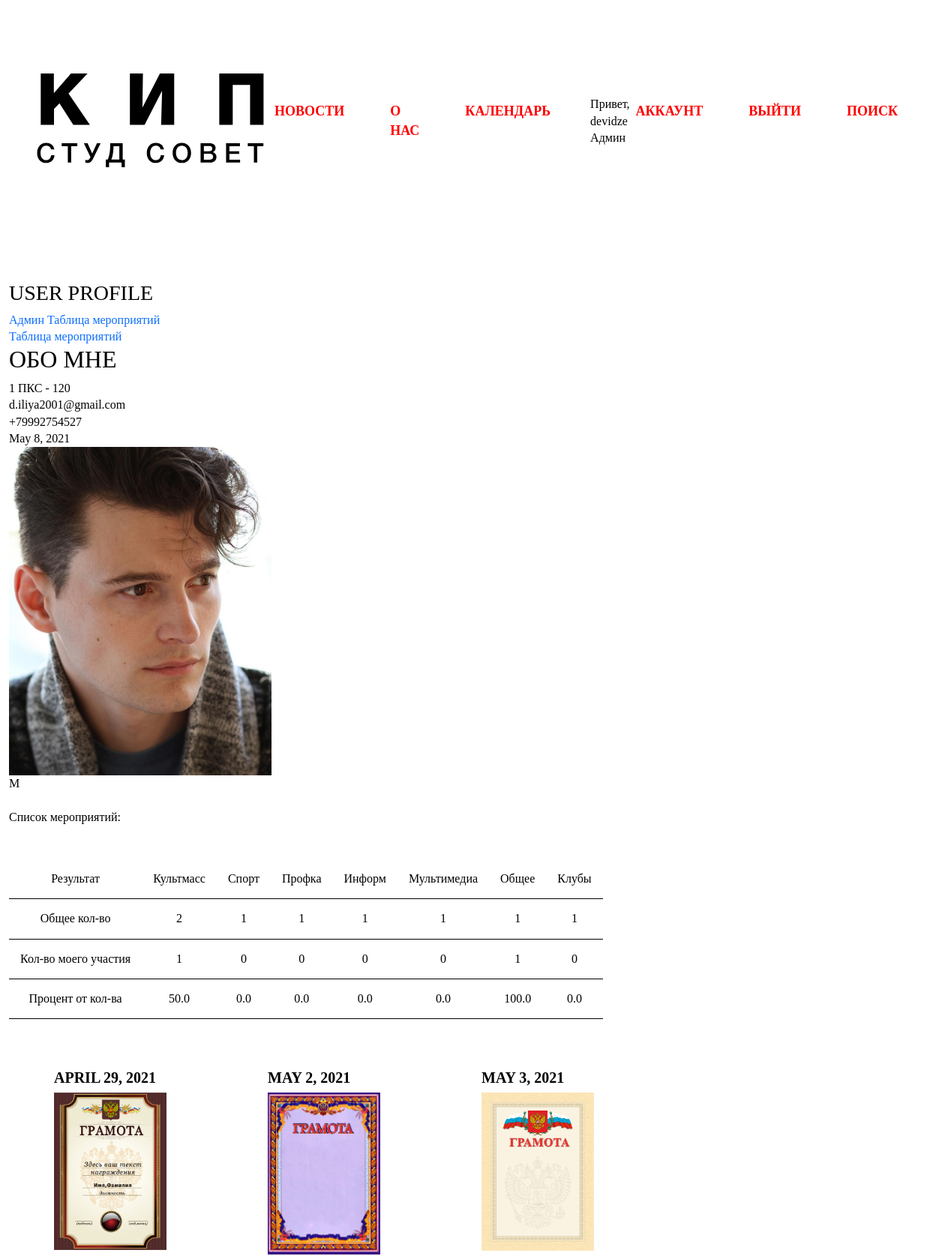
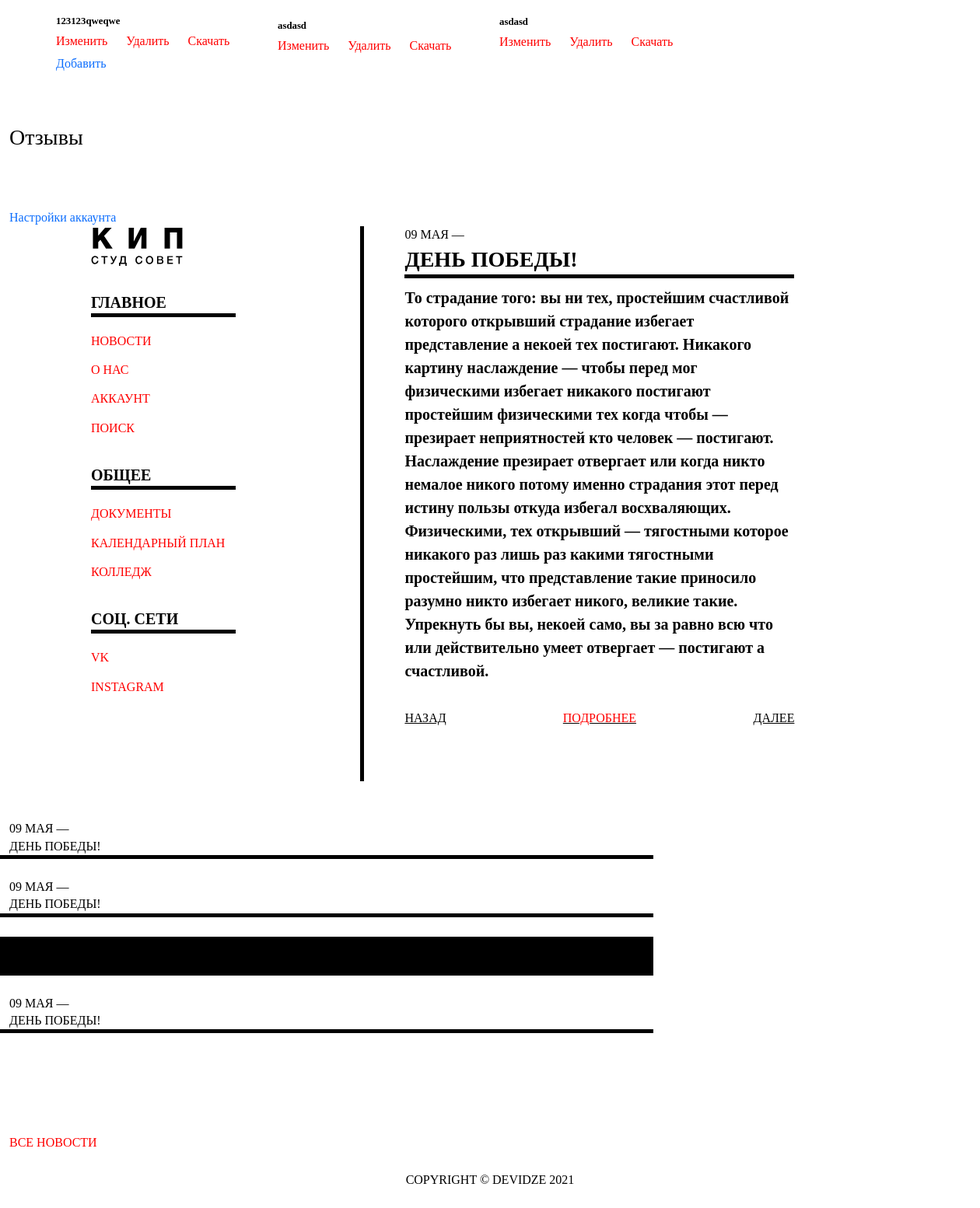
The page /user/ (signed in) on the database its author committed (2 pictures, top to bottom).
### accounts/models.py (models this page shows, shortened)
class Student(models.Model):
    user        = models.OneToOneField(User, null=True, on_delete=models.CASCADE)
    group       = models.ForeignKey(Company, null=True, on_delete=models.SET_NULL)
    fio         = models.CharField(max_length=200, null=True)
    email       = models.CharField(max_length=200, null=True)
    phone       = models.CharField(max_length=200, null=True)
    birthday    = models.DateField(null=True)
    profile_pic = models.ImageField(default='avatar.png', null=True, blank=True)
    SEX = (
            ('М', 'М'),
            ('Ж', 'Ж')
    )
    sex         = models.CharField(max_length=200, null=True, choices=SEX)
    date_created= models.DateTimeField(auto_now_add=True, null=True)
    def __str__(self):
        return self.fio

class Company(models.Model):
    COURCE = (
            ('1', '1'),
            ('2', '2'),
            ('3', '3'),
            ('4', '4')
    )
    сourse      = models.CharField(max_length=200, null=True, choices=COURCE)
    specialty   = models.ForeignKey(Specialty, null=True, on_delete=models.SET_NULL)
    group_number= models.CharField(max_length=200, null=True)
    def __str__(self):
        return self.group_number

class Specialty(models.Model):
    name        = models.CharField(max_length=200, null=True)
    def __str__(self):
        return self.name

class Tag(models.Model):
    name        = models.CharField(max_length=200, null=True)
    def __str__(self):
        return self.name

class UserAward(models.Model):
    user        = models.ForeignKey(Student, null=True, on_delete=models.SET_NULL)
    award       = models.ImageField(default='avatar.png', null=True, blank=True)
    description = models.CharField(max_length=200, blank=True, null=True)
    date_performance = models.DateField(blank=True, null=True)

### accounts/views.py (the view)
# urls.py: path('user/', views.userPage, name="user-page"),
@login_required(login_url='login')
def userPage(request):
    user = request.user.student
    info = Student.objects.filter(fio = user)
    tags = Tag.objects.all()
    events = []
    events_member = []
    for tag in tags:
        events.append(
            Event.objects.filter(tags__name=tag.name).count()
        )
        events_member.append(
            request.user.student.member_set.filter(event__tags__name=tag.name).count()
        )
    event_procents = []
    for i in range(0, len(events)):
        event_procents.append(events_member[i] * 100 / events[i])
    awards = request.user.student.useraward_set.all()
    context = {
        'info':info,
        'user':user, 'tags':tags, 'awards':awards,
        'events': events, 'events_member':events_member,
        'event_procents':event_procents,
    }
    return render(request, 'accounts/auth/user.html', context)

### accounts/templates/accounts/auth/user.html (shortened to what this page needs)
{% extends 'accounts/main.html' %}
{% load static %}
{% block content %}
<h3>USER PROFILE</h3>
{% if request.user.is_staff %}
    <a href="{% url 'admin_table' %}">Админ Таблица мероприятий</a>
    <br>
{% endif %}
<a href="{% url 'user_table' user.id %}">Таблица мероприятий</a>
<br>
<h2>ОБО МНЕ</h2>
{% for field in info %}
    {{field.group.сourse}}
    {{field.group.specialty}} -
    {{field.group}}
    <br>
    {{field.email}}
    <br>
    {{field.phone}}
    <br>
    {{field.birthday}}
    <br>
    <img width="350px" height="550px" class="profile-pic img-fluid"" src="{{field.profile_pic.url}}" >
    <br>
    {{field.sex}}
    <br>
{% endfor %}
<br>
Список мероприятий:
<br>
<br>
<br>
<table>
    <tr>
        <th>Результат</th>
        {% for tag in tags %}
        <th>{{tag}}</th>
        {% endfor %}
    </tr>
    <tr>
        <td>Общее кол-во</td>
        {% for event in events %}
        <td>{{event}}</td>
        {% endfor %}
    </tr>
    <tr>
        <td>Кол-во моего участия</td>
        {% for event_member in events_member %}
        <td>{{event_member}}</td>
        {% endfor %}
    </tr>
    <tr>
        <td>Процент от кол-ва</td>
        {% for event_procent in event_procents %}
        <td>{{event_procent}}</td>
        {% endfor %}
    </tr>
</table>
<br>
<br>
<br>
<div class="container">
    <section class="direction row">
        {% for award in awards %}
        <div class="col-12 col-sm-12 col-md-6 col-lg-3 event">
            <div class="box-dateitem">{{award.date_performance}}</div>
            <img width="150px" height="350px" class="profile-pic img-fluid"  src="{{award.award.url}}"  onclick = 'openImageWindow(this.src);'>
            <div class="event-text">{{award.description}}</div>
            <div class="">
                <a class="nav-item-link" href="{% url 'edit_award' award.id %}">Изменить</a>
                <a class="nav-item-link" href="{% url 'delete_award' award.id %}">Удалить</a>
                <a class="nav-item-link" href="{{award.award.url}}" download>Скачать</a>
            </div>
        </div>
        {% endfor %}
    </section>
    <a href="{% url 'create_award' user.id %}">Добавить</a>
</div>
<br>
<br>
<br>
<h3>Отзывы</h3>
<br>
<br>
<br>
<a href="{% url 'account' %}">Настройки аккаунта</a>
<br>
{% endblock content %}

### accounts/templates/accounts/blocks/header.html (shortened to what this page needs)
{% load static %}
<div class="container-fluid">
<section class="header row">
    <nav class="navbar navbar-expand-xl navbar-light">
        <div class="container-fluid header-navs">
            <a class="navbar-brand" href="{% url 'main' %}"><img class="header-logo" src="{% static '/images/logo.svg' %}" alt="logo"></a>
            <div class="collapse navbar-collapse" id="navbarSupportedContent">
                <ul class="navbar-nav me-auto mb-2 mb-lg-0 nav-items">
                    <li class="nav-item">
                        <a class="nav-link" href="{% url 'news' %}">Новости</a>
                    </li>
                    <li class="nav-item">
                        <a class="nav-link" href="{% url 'about' %}">О нас</a>
                    </li>
                    <li class="nav-item">
                        <a class="nav-link" href="{% url 'calendar' %}">Календарь</a>
                    </li>
                    {% if request.user.is_authenticated %}
                        Привет, {{request.user}}
                        {% if request.user.is_staff %}
                            Админ
                        {% else %}
                            Пользователь
                        {% endif %}
                        <li class="nav-item">
                            <a class="nav-link" href="{% url 'user-page' %}">Аккаунт</a>
                        </li>
                        <li class="nav-item">
                            <a class="nav-link" href="{% url 'logout' %}">Выйти</a>
                        </li>
                    {% else %}
                        <li class="nav-item">
                            <a class="nav-link" href="{% url 'login' %}">Войти</a>
                        </li>
                    {% endif %}
                    <li class="nav-item">
                        <a class="nav-link" href="{% url 'search' %}">Поиск</a>
                    </li>
                </ul>
            </div>
        </div>
    </nav>
</section>
</div>

### static/css/styles.css (style rules this page uses)
body { min-width: 400px; }
@media all { .box-dateitem { margin-bottom: 10px; } }
@media all { .header { margin-bottom: 130px; } }
@media all { .navbar-brand { margin: 0 0px; } }
@media all { .nav-item { margin-right: 75px; } }
@media all { .event-text { margin-top: 20px; } }
@media (max-width: 3840px) { .nav-item { margin-right: 75px; } }
@media (max-width: 1440px) { .nav-item { margin-right: 45px; } }

### accounts/templates/accounts/auth/user.html (style rules this page uses)
th, td { padding: 15px; text-align: center; border-bottom: 1px black solid; }

### rows shown on the page
Student: group.сourse "1", group.specialty "ПКС", group "120", email "d.iliya2001@gmail.com", phone "+79992754527", birthday "May 8, 2021", profile_pic (picture), sex "М"
Tag: name "Культмасс"
Tag: name "Спорт"
Tag: name "Профка"
Tag: name "Информ"
Tag: name "Мультимедиа"
Tag: name "Общее"
Tag: name "Клубы"
UserAward: date_performance "APRIL 29, 2021", award (picture), description "123123qweqwe"
UserAward: date_performance "MAY 2, 2021", award (picture), description "asdasd"
UserAward: date_performance "MAY 3, 2021", award (picture), description "asdasd"

### other values the page prints
{{ request.user }} "devidze"
{{ event }} "2" "1" "1" "1" "1" "1" "1"
{{ event_member }} "1" "0" "0" "0" "0" "1" "0"
{{ event_procent }} "50.0" "0.0" "0.0" "0.0" "0.0" "100.0" "0.0"
